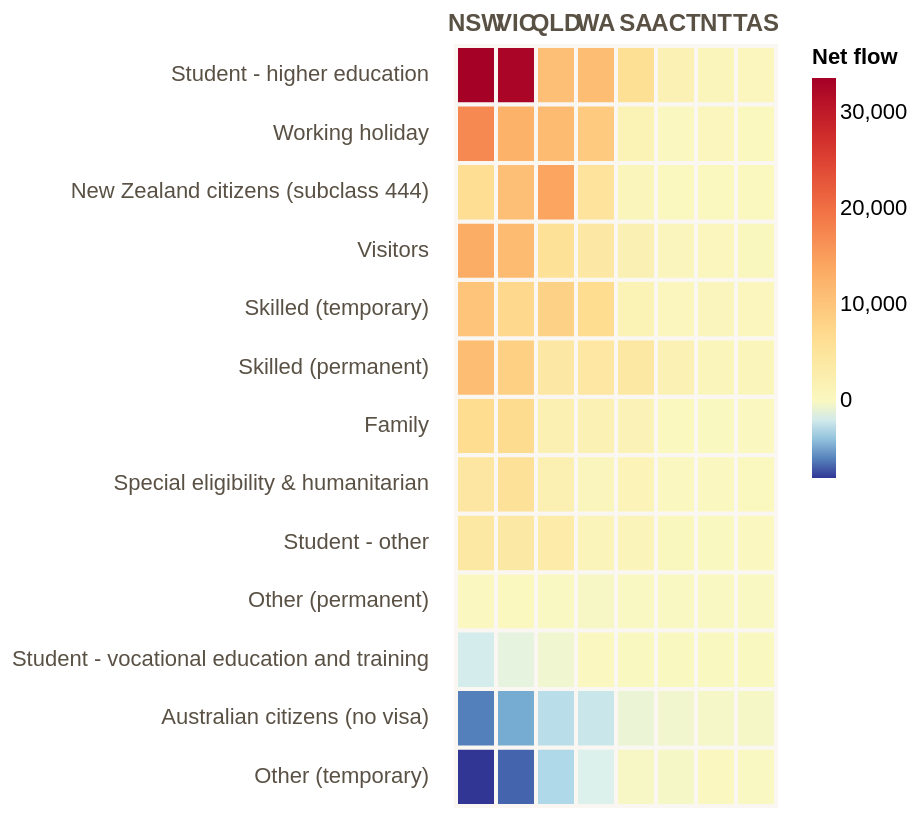

Describe this chart as a Vega-Lite specification.
### Vega-Lite specification from a JSON file in a GitHub repository (floating-point values rounded to 4 significant figures)
{"$schema": "https://vega.github.io/schema/vega-lite/v5.json", "description": "Net migration heatmap by state × visa class, 2024-25. Each row is a visa category, each column is a state or territory. Colour encodes net flow (arrivals minus departures). Reveals which visa types drive each state's overseas migration profile, using the eight state-level visa CSVs combined.", "width": "container", "height": 380, "background": "transparent", "config": {"view": {"stroke": null}, "axis": {"labelFont": "Inter Tight, sans-serif", "titleFont": "Inter Tight, sans-serif", "labelFontSize": 11, "titleFontSize": 12, "labelColor": "#5a5145", "titleColor": "#2a2a2a", "domain": false, "ticks": false}, "legend": {"labelFont": "Inter Tight, sans-serif", "titleFont": "Inter Tight, sans-serif", "labelFontSize": 11, "titleFontSize": 11, "orient": "right", "gradientThickness": 12, "gradientLength": 200}, "font": "Inter Tight, sans-serif"}, "data": {"values": [{"state": "New South Wales", "state_code": "NSW", "visa": "Family", "arrivals": 8460, "departures": 1730, "net": 6730}, {"state": "New South Wales", "state_code": "NSW", "visa": "Skilled (permanent)", "arrivals": 12560, "departures": 1510, "net": 11050}, {"state": "New South Wales", "state_code": "NSW", "visa": "Special eligibility & humanitarian", "arrivals": 4440, "departures": 70, "net": 4370}, {"state": "New South Wales", "state_code": "NSW", "visa": "Other (permanent)", "arrivals": 3170, "departures": 2980, "net": 190}, {"state": "New South Wales", "state_code": "NSW", "visa": "Student - vocational education and training", "arrivals": 2910, "departures": 4780, "net": -1870}, {"state": "New South Wales", "state_code": "NSW", "visa": "Student - higher education", "arrivals": 45620, "departures": 11960, "net": 33660}, {"state": "New South Wales", "state_code": "NSW", "visa": "Student - other", "arrivals": 6500, "departures": 2340, "net": 4160}, {"state": "New South Wales", "state_code": "NSW", "visa": "Skilled (temporary)", "arrivals": 14560, "departures": 4420, "net": 10140}, {"state": "New South Wales", "state_code": "NSW", "visa": "Working holiday", "arrivals": 25240, "departures": 7840, "net": 17400}, {"state": "New South Wales", "state_code": "NSW", "visa": "Visitors", "arrivals": 19600, "departures": 6320, "net": 13280}, {"state": "New South Wales", "state_code": "NSW", "visa": "Other (temporary)", "arrivals": 7540, "departures": 15530, "net": -7990}, {"state": "New South Wales", "state_code": "NSW", "visa": "New Zealand citizens (subclass 444)", "arrivals": 10050, "departures": 3560, "net": 6490}, {"state": "New South Wales", "state_code": "NSW", "visa": "Australian citizens (no visa)", "arrivals": 22080, "departures": 28130, "net": -6050}, {"state": "Victoria", "state_code": "VIC", "visa": "Family", "arrivals": 8270, "departures": 1380, "net": 6890}, {"state": "Victoria", "state_code": "VIC", "visa": "Skilled (permanent)", "arrivals": 9980, "departures": 1480, "net": 8500}, {"state": "Victoria", "state_code": "VIC", "visa": "Special eligibility & humanitarian", "arrivals": 5690, "departures": 60, "net": 5630}, {"state": "Victoria", "state_code": "VIC", "visa": "Other (permanent)", "arrivals": 2780, "departures": 2520, "net": 260}, {"state": "Victoria", "state_code": "VIC", "visa": "Student - vocational education and training", "arrivals": 2260, "departures": 3360, "net": -1100}, {"state": "Victoria", "state_code": "VIC", "visa": "Student - higher education", "arrivals": 41560, "departures": 8600, "net": 32960}, {"state": "Victoria", "state_code": "VIC", "visa": "Student - other", "arrivals": 6280, "departures": 2410, "net": 3870}, {"state": "Victoria", "state_code": "VIC", "visa": "Skilled (temporary)", "arrivals": 9890, "departures": 2510, "net": 7380}, {"state": "Victoria", "state_code": "VIC", "visa": "Working holiday", "arrivals": 18410, "departures": 5710, "net": 12700}, {"state": "Victoria", "state_code": "VIC", "visa": "Visitors", "arrivals": 16490, "departures": 5110, "net": 11380}, {"state": "Victoria", "state_code": "VIC", "visa": "Other (temporary)", "arrivals": 6860, "departures": 13630, "net": -6770}, {"state": "Victoria", "state_code": "VIC", "visa": "New Zealand citizens (subclass 444)", "arrivals": 14240, "departures": 3420, "net": 10820}, {"state": "Victoria", "state_code": "VIC", "visa": "Australian citizens (no visa)", "arrivals": 16350, "departures": 21100, "net": -4750}, {"state": "Queensland", "state_code": "QLD", "visa": "Family", "arrivals": 3100, "departures": 840, "net": 2260}, {"state": "Queensland", "state_code": "QLD", "visa": "Skilled (permanent)", "arrivals": 4820, "departures": 830, "net": 3990}, {"state": "Queensland", "state_code": "QLD", "visa": "Special eligibility & humanitarian", "arrivals": 2230, "departures": 30, "net": 2200}, {"state": "Queensland", "state_code": "QLD", "visa": "Other (permanent)", "arrivals": 1260, "departures": 1310, "net": -50}, {"state": "Queensland", "state_code": "QLD", "visa": "Student - vocational education and training", "arrivals": 1940, "departures": 2490, "net": -550}, {"state": "Queensland", "state_code": "QLD", "visa": "Student - higher education", "arrivals": 15000, "departures": 4140, "net": 10860}, {"state": "Queensland", "state_code": "QLD", "visa": "Student - other", "arrivals": 5010, "departures": 1690, "net": 3320}, {"state": "Queensland", "state_code": "QLD", "visa": "Skilled (temporary)", "arrivals": 9560, "departures": 1360, "net": 8200}, {"state": "Queensland", "state_code": "QLD", "visa": "Working holiday", "arrivals": 17030, "departures": 5660, "net": 11370}, {"state": "Queensland", "state_code": "QLD", "visa": "Visitors", "arrivals": 9120, "departures": 3380, "net": 5740}, {"state": "Queensland", "state_code": "QLD", "visa": "Other (temporary)", "arrivals": 5280, "departures": 8350, "net": -3070}, {"state": "Queensland", "state_code": "QLD", "visa": "New Zealand citizens (subclass 444)", "arrivals": 19070, "departures": 4870, "net": 14200}, {"state": "Queensland", "state_code": "QLD", "visa": "Australian citizens (no visa)", "arrivals": 12520, "departures": 15250, "net": -2730}, {"state": "Western Australia", "state_code": "WA", "visa": "Family", "arrivals": 2310, "departures": 530, "net": 1780}, {"state": "Western Australia", "state_code": "WA", "visa": "Skilled (permanent)", "arrivals": 4980, "departures": 660, "net": 4320}, {"state": "Western Australia", "state_code": "WA", "visa": "Special eligibility & humanitarian", "arrivals": 690, "departures": 20, "net": 670}, {"state": "Western Australia", "state_code": "WA", "visa": "Other (permanent)", "arrivals": 830, "departures": 1000, "net": -170}, {"state": "Western Australia", "state_code": "WA", "visa": "Student - vocational education and training", "arrivals": 920, "departures": 750, "net": 170}, {"state": "Western Australia", "state_code": "WA", "visa": "Student - higher education", "arrivals": 12770, "departures": 1580, "net": 11190}, {"state": "Western Australia", "state_code": "WA", "visa": "Student - other", "arrivals": 1540, "departures": 610, "net": 930}, {"state": "Western Australia", "state_code": "WA", "visa": "Skilled (temporary)", "arrivals": 8170, "departures": 1370, "net": 6800}, {"state": "Western Australia", "state_code": "WA", "visa": "Working holiday", "arrivals": 13930, "departures": 4570, "net": 9360}, {"state": "Western Australia", "state_code": "WA", "visa": "Visitors", "arrivals": 5990, "departures": 1980, "net": 4010}, {"state": "Western Australia", "state_code": "WA", "visa": "Other (temporary)", "arrivals": 2890, "departures": 4490, "net": -1600}, {"state": "Western Australia", "state_code": "WA", "visa": "New Zealand citizens (subclass 444)", "arrivals": 7420, "departures": 2280, "net": 5140}, {"state": "Western Australia", "state_code": "WA", "visa": "Australian citizens (no visa)", "arrivals": 7100, "departures": 9310, "net": -2210}, {"state": "South Australia", "state_code": "SA", "visa": "Family", "arrivals": 1630, "departures": 190, "net": 1440}, {"state": "South Australia", "state_code": "SA", "visa": "Skilled (permanent)", "arrivals": 4430, "departures": 350, "net": 4080}, {"state": "South Australia", "state_code": "SA", "visa": "Special eligibility & humanitarian", "arrivals": 1280, "departures": 10, "net": 1270}, {"state": "South Australia", "state_code": "SA", "visa": "Other (permanent)", "arrivals": 320, "departures": 340, "net": -20}, {"state": "South Australia", "state_code": "SA", "visa": "Student - vocational education and training", "arrivals": 470, "departures": 440, "net": 30}, {"state": "South Australia", "state_code": "SA", "visa": "Student - higher education", "arrivals": 7060, "departures": 1030, "net": 6030}, {"state": "South Australia", "state_code": "SA", "visa": "Student - other", "arrivals": 1410, "departures": 500, "net": 910}, {"state": "South Australia", "state_code": "SA", "visa": "Skilled (temporary)", "arrivals": 1810, "departures": 230, "net": 1580}, {"state": "South Australia", "state_code": "SA", "visa": "Working holiday", "arrivals": 2160, "departures": 550, "net": 1610}, {"state": "South Australia", "state_code": "SA", "visa": "Visitors", "arrivals": 2700, "departures": 800, "net": 1900}, {"state": "South Australia", "state_code": "SA", "visa": "Other (temporary)", "arrivals": 1890, "departures": 2050, "net": -160}, {"state": "South Australia", "state_code": "SA", "visa": "New Zealand citizens (subclass 444)", "arrivals": 1090, "departures": 250, "net": 840}, {"state": "South Australia", "state_code": "SA", "visa": "Australian citizens (no visa)", "arrivals": 2870, "departures": 3650, "net": -780}, {"state": "Tasmania", "state_code": "TAS", "visa": "Family", "arrivals": 140, "departures": 50, "net": 90}, {"state": "Tasmania", "state_code": "TAS", "visa": "Skilled (permanent)", "arrivals": 960, "departures": 170, "net": 790}, {"state": "Tasmania", "state_code": "TAS", "visa": "Special eligibility & humanitarian", "arrivals": 250, "departures": 0, "net": 250}, {"state": "Tasmania", "state_code": "TAS", "visa": "Other (permanent)", "arrivals": 40, "departures": 60, "net": -20}, {"state": "Tasmania", "state_code": "TAS", "visa": "Student - vocational education and training", "arrivals": 50, "departures": 50, "net": 0}, {"state": "Tasmania", "state_code": "TAS", "visa": "Student - higher education", "arrivals": 490, "departures": 80, "net": 410}, {"state": "Tasmania", "state_code": "TAS", "visa": "Student - other", "arrivals": 170, "departures": 50, "net": 120}, {"state": "Tasmania", "state_code": "TAS", "visa": "Skilled (temporary)", "arrivals": 530, "departures": 50, "net": 480}, {"state": "Tasmania", "state_code": "TAS", "visa": "Working holiday", "arrivals": 490, "departures": 220, "net": 270}, {"state": "Tasmania", "state_code": "TAS", "visa": "Visitors", "arrivals": 530, "departures": 180, "net": 350}, {"state": "Tasmania", "state_code": "TAS", "visa": "Other (temporary)", "arrivals": 620, "departures": 660, "net": -40}, {"state": "Tasmania", "state_code": "TAS", "visa": "New Zealand citizens (subclass 444)", "arrivals": 340, "departures": 110, "net": 230}, {"state": "Tasmania", "state_code": "TAS", "visa": "Australian citizens (no visa)", "arrivals": 700, "departures": 900, "net": -200}, {"state": "Northern Territory", "state_code": "NT", "visa": "Family", "arrivals": 100, "departures": 40, "net": 60}, {"state": "Northern Territory", "state_code": "NT", "visa": "Skilled (permanent)", "arrivals": 880, "departures": 60, "net": 820}, {"state": "Northern Territory", "state_code": "NT", "visa": "Special eligibility & humanitarian", "arrivals": 120, "departures": 0, "net": 120}, {"state": "Northern Territory", "state_code": "NT", "visa": "Other (permanent)", "arrivals": 30, "departures": 50, "net": -20}, {"state": "Northern Territory", "state_code": "NT", "visa": "Student - vocational education and training", "arrivals": 50, "departures": 30, "net": 20}, {"state": "Northern Territory", "state_code": "NT", "visa": "Student - higher education", "arrivals": 830, "departures": 20, "net": 810}, {"state": "Northern Territory", "state_code": "NT", "visa": "Student - other", "arrivals": 90, "departures": 30, "net": 60}, {"state": "Northern Territory", "state_code": "NT", "visa": "Skilled (temporary)", "arrivals": 750, "departures": 60, "net": 690}, {"state": "Northern Territory", "state_code": "NT", "visa": "Working holiday", "arrivals": 820, "departures": 300, "net": 520}, {"state": "Northern Territory", "state_code": "NT", "visa": "Visitors", "arrivals": 600, "departures": 210, "net": 390}, {"state": "Northern Territory", "state_code": "NT", "visa": "Other (temporary)", "arrivals": 510, "departures": 400, "net": 110}, {"state": "Northern Territory", "state_code": "NT", "visa": "New Zealand citizens (subclass 444)", "arrivals": 410, "departures": 130, "net": 280}, {"state": "Northern Territory", "state_code": "NT", "visa": "Australian citizens (no visa)", "arrivals": 390, "departures": 640, "net": -250}, {"state": "Australian Capital Territory", "state_code": "ACT", "visa": "Family", "arrivals": 380, "departures": 90, "net": 290}, {"state": "Australian Capital Territory", "state_code": "ACT", "visa": "Skilled (permanent)", "arrivals": 1790, "departures": 140, "net": 1650}, {"state": "Australian Capital Territory", "state_code": "ACT", "visa": "Special eligibility & humanitarian", "arrivals": 170, "departures": 0, "net": 170}, {"state": "Australian Capital Territory", "state_code": "ACT", "visa": "Other (permanent)", "arrivals": 100, "departures": 130, "net": -30}, {"state": "Australian Capital Territory", "state_code": "ACT", "visa": "Student - vocational education and training", "arrivals": 90, "departures": 90, "net": 0}, {"state": "Australian Capital Territory", "state_code": "ACT", "visa": "Student - higher education", "arrivals": 2940, "departures": 1230, "net": 1710}, {"state": "Australian Capital Territory", "state_code": "ACT", "visa": "Student - other", "arrivals": 740, "departures": 390, "net": 350}, {"state": "Australian Capital Territory", "state_code": "ACT", "visa": "Skilled (temporary)", "arrivals": 510, "departures": 70, "net": 440}, {"state": "Australian Capital Territory", "state_code": "ACT", "visa": "Working holiday", "arrivals": 250, "departures": 90, "net": 160}, {"state": "Australian Capital Territory", "state_code": "ACT", "visa": "Visitors", "arrivals": 1050, "departures": 380, "net": 670}, {"state": "Australian Capital Territory", "state_code": "ACT", "visa": "Other (temporary)", "arrivals": 590, "departures": 810, "net": -220}, {"state": "Australian Capital Territory", "state_code": "ACT", "visa": "New Zealand citizens (subclass 444)", "arrivals": 390, "departures": 110, "net": 280}, {"state": "Australian Capital Territory", "state_code": "ACT", "visa": "Australian citizens (no visa)", "arrivals": 2020, "departures": 2500, "net": -480}]}, "mark": {"type": "rect", "stroke": "#faf7f2", "strokeWidth": 2}, "encoding": {"x": {"field": "state_code", "type": "nominal", "sort": ["NSW", "VIC", "QLD", "WA", "SA", "ACT", "NT", "TAS"], "axis": {"title": null, "orient": "top", "labelFontWeight": 600, "labelFontSize": 12, "labelPadding": 12, "labelAngle": 0, "labelAlign": "center", "labelBaseline": "middle"}}, "y": {"field": "visa", "type": "nominal", "sort": ["Student - higher education", "Working holiday", "New Zealand citizens (subclass 444)", "Visitors", "Skilled (temporary)", "Skilled (permanent)", "Family", "Special eligibility & humanitarian", "Student - other", "Other (permanent)", "Student - vocational education and training", "Australian citizens (no visa)", "Other (temporary)"], "axis": {"title": null, "labelLimit": 230, "labelPadding": 14}}, "color": {"field": "net", "type": "quantitative", "scale": {"scheme": "redyellowblue", "reverse": true, "domainMid": 0}, "legend": {"title": "Net flow", "format": ",.0f"}}, "tooltip": [{"field": "state", "type": "nominal", "title": "State"}, {"field": "visa", "type": "nominal", "title": "Visa class"}, {"field": "arrivals", "type": "quantitative", "title": "Arrivals", "format": ","}, {"field": "departures", "type": "quantitative", "title": "Departures", "format": ","}, {"field": "net", "type": "quantitative", "title": "Net", "format": "+,"}]}}
